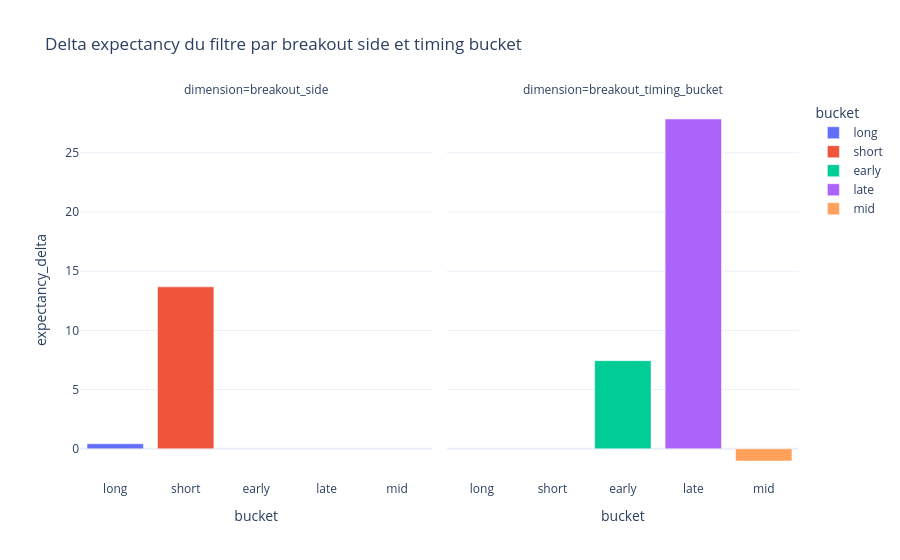

The notebook cell this image was saved under:
### Markdown cell above
## 6. Breakdown du filtre

Le notebook pousse un peu plus loin la lecture pour voir si le filtre aide surtout:

- les cassures haussieres ou baissieres,
- les timings `early/mid/late`.

Le but n'est pas de lancer une nouvelle optimisation, juste de voir ou le filtre semble le plus utile.

### Code cell
interaction_display = interaction_view[
    [
        "dimension",
        "bucket",
        "trade_coverage_vs_baseline",
        "expectancy_delta",
        "hit_rate_delta",
        "stop_hit_rate_delta",
    ]
].copy()
interaction_display["trade_coverage_vs_baseline"] = (interaction_display["trade_coverage_vs_baseline"] * 100.0).round(2)
interaction_display["expectancy_delta"] = interaction_display["expectancy_delta"].round(2)
interaction_display["hit_rate_delta"] = (interaction_display["hit_rate_delta"] * 100.0).round(2)
interaction_display["stop_hit_rate_delta"] = (interaction_display["stop_hit_rate_delta"] * 100.0).round(2)
display(interaction_display)

expectancy_delta_fig = px.bar(
    interaction_view,
    x="bucket",
    y="expectancy_delta",
    color="bucket",
    facet_col="dimension",
    title="Delta expectancy du filtre par breakout side et timing bucket",
    template="plotly_white",
)
expectancy_delta_fig.show()

coverage_fig = px.bar(
    interaction_view,
    x="bucket",
    y="trade_coverage_vs_baseline",
    color="bucket",
    facet_col="dimension",
    title="Trade coverage du filtre par breakout side et timing bucket",
    template="plotly_white",
)
coverage_fig.update_yaxes(tickformat=".0%")
coverage_fig.show()

### Figure 1 — Plotly figure (JSON) as saved in the notebook; plotly's stock layout.template omitted (floating-point values rounded to 4 significant figures)
{"data": [{"hovertemplate": "bucket=%{x}<br>dimension=breakout_side<br>expectancy_delta=%{y}<extra></extra>", "legendgroup": "long", "marker": {"color": "#636efa", "pattern": {"shape": ""}}, "name": "long", "orientation": "v", "showlegend": true, "textposition": "auto", "type": "bar", "x": ["long"], "xaxis": "x", "y": [0.4245], "yaxis": "y"}, {"hovertemplate": "bucket=%{x}<br>dimension=breakout_side<br>expectancy_delta=%{y}<extra></extra>", "legendgroup": "short", "marker": {"color": "#EF553B", "pattern": {"shape": ""}}, "name": "short", "orientation": "v", "showlegend": true, "textposition": "auto", "type": "bar", "x": ["short"], "xaxis": "x", "y": [13.68], "yaxis": "y"}, {"hovertemplate": "bucket=%{x}<br>dimension=breakout_timing_bucket<br>expectancy_delta=%{y}<extra></extra>", "legendgroup": "early", "marker": {"color": "#00cc96", "pattern": {"shape": ""}}, "name": "early", "orientation": "v", "showlegend": true, "textposition": "auto", "type": "bar", "x": ["early"], "xaxis": "x2", "y": [7.447], "yaxis": "y2"}, {"hovertemplate": "bucket=%{x}<br>dimension=breakout_timing_bucket<br>expectancy_delta=%{y}<extra></extra>", "legendgroup": "late", "marker": {"color": "#ab63fa", "pattern": {"shape": ""}}, "name": "late", "orientation": "v", "showlegend": true, "textposition": "auto", "type": "bar", "x": ["late"], "xaxis": "x2", "y": [27.85], "yaxis": "y2"}, {"hovertemplate": "bucket=%{x}<br>dimension=breakout_timing_bucket<br>expectancy_delta=%{y}<extra></extra>", "legendgroup": "mid", "marker": {"color": "#FFA15A", "pattern": {"shape": ""}}, "name": "mid", "orientation": "v", "showlegend": true, "textposition": "auto", "type": "bar", "x": ["mid"], "xaxis": "x2", "y": [-1.029], "yaxis": "y2"}], "layout": {"annotations": [{"font": {}, "showarrow": false, "text": "dimension=breakout_side", "x": 0.245, "xanchor": "center", "xref": "paper", "y": 1, "yanchor": "bottom", "yref": "paper"}, {"font": {}, "showarrow": false, "text": "dimension=breakout_timing_bucket", "x": 0.755, "xanchor": "center", "xref": "paper", "y": 1, "yanchor": "bottom", "yref": "paper"}], "barmode": "relative", "legend": {"title": {"text": "bucket"}, "tracegroupgap": 0}, "title": {"text": "Delta expectancy du filtre par breakout side et timing bucket"}, "xaxis": {"anchor": "y", "categoryarray": ["long", "short", "early", "late", "mid"], "categoryorder": "array", "domain": [0, 0.49], "title": {"text": "bucket"}}, "xaxis2": {"anchor": "y2", "categoryarray": ["long", "short", "early", "late", "mid"], "categoryorder": "array", "domain": [0.51, 1], "matches": "x", "title": {"text": "bucket"}}, "yaxis": {"anchor": "x", "domain": [0, 1], "title": {"text": "expectancy_delta"}}, "yaxis2": {"anchor": "x2", "domain": [0, 1], "matches": "y", "showticklabels": false}}}
